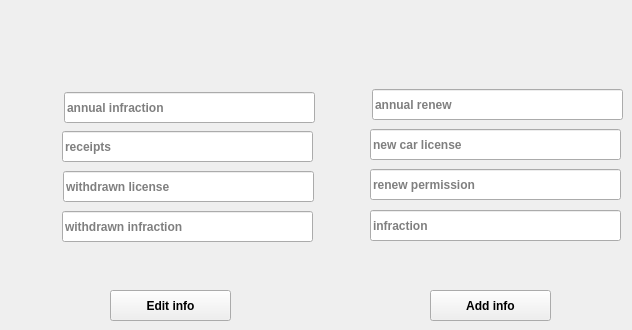
    <widget class="QWidget" name="tab_4">
     <attribute name="title">
      <string>License</string>
     </attribute>
     <widget class="QLineEdit" name="txt_infraction_info">
      <property name="geometry">
       <rect>
        <x>370</x>
        <y>210</y>
        <width>251</width>
        <height>31</height>
       </rect>
      </property>
      <property name="font">
       <font>
        <weight>75</weight>
        <bold>true</bold>
       </font>
      </property>
      <property name="placeholderText">
       <string>infraction</string>
      </property>
     </widget>
     <widget class="QLineEdit" name="txt_annual_infraction">
      <property name="geometry">
       <rect>
        <x>64</x>
        <y>92</y>
        <width>251</width>
        <height>31</height>
       </rect>
      </property>
      <property name="font">
       <font>
        <weight>75</weight>
        <bold>true</bold>
       </font>
      </property>
      <property name="placeholderText">
       <string>annual infraction</string>
      </property>
     </widget>
     <widget class="QLineEdit" name="txt_newcar_licence">
      <property name="geometry">
       <rect>
        <x>370</x>
        <y>129</y>
        <width>251</width>
        <height>31</height>
       </rect>
      </property>
      <property name="font">
       <font>
        <weight>75</weight>
        <bold>true</bold>
       </font>
      </property>
      <property name="placeholderText">
       <string>new car license</string>
      </property>
     </widget>
     <widget class="QLineEdit" name="txt_withdrawn_licence">
      <property name="geometry">
       <rect>
        <x>63</x>
        <y>171</y>
        <width>251</width>
        <height>31</height>
       </rect>
      </property>
      <property name="font">
       <font>
        <weight>75</weight>
        <bold>true</bold>
       </font>
      </property>
      <property name="placeholderText">
       <string>withdrawn license</string>
      </property>
     </widget>
     <widget class="QLineEdit" name="txt_withdrawn_infraction">
      <property name="geometry">
       <rect>
        <x>62</x>
        <y>211</y>
        <width>251</width>
        <height>31</height>
       </rect>
      </property>
      <property name="font">
       <font>
        <weight>75</weight>
        <bold>true</bold>
       </font>
      </property>
      <property name="placeholderText">
       <string>withdrawn infraction</string>
      </property>
     </widget>
     <widget class="QLineEdit" name="txt_stamping_receipts">
      <property name="geometry">
       <rect>
        <x>62</x>
        <y>131</y>
        <width>251</width>
        <height>31</height>
       </rect>
      </property>
      <property name="font">
       <font>
        <weight>75</weight>
        <bold>true</bold>
       </font>
      </property>
      <property name="placeholderText">
       <string>receipts</string>
      </property>
     </widget>
     <widget class="QLineEdit" name="txt_renew_permission">
      <property name="geometry">
       <rect>
        <x>370</x>
        <y>169</y>
        <width>251</width>
        <height>31</height>
       </rect>
      </property>
      <property name="font">
       <font>
        <weight>75</weight>
        <bold>true</bold>
       </font>
      </property>
      <property name="placeholderText">
       <string>renew permission</string>
      </property>
     </widget>
     <widget class="QLineEdit" name="txt_annual_renew">
      <property name="geometry">
       <rect>
        <x>372</x>
        <y>89</y>
        <width>251</width>
        <height>31</height>
       </rect>
      </property>
      <property name="font">
       <font>
        <weight>75</weight>
        <bold>true</bold>
       </font>
      </property>
      <property name="layoutDirection">
       <enum>Qt::RightToLeft</enum>
      </property>
      <property name="placeholderText">
       <string>annual renew</string>
      </property>
     </widget>
     <widget class="QPushButton" name="btn_Update_Licence_Info">
      <property name="geometry">
       <rect>
        <x>110</x>
        <y>290</y>
        <width>121</width>
        <height>31</height>
       </rect>
      </property>
      <property name="font">
       <font>
        <weight>75</weight>
        <bold>true</bold>
       </font>
      </property>
      <property name="text">
       <string>Edit info</string>
      </property>
     </widget>
     <widget class="QPushButton" name="btn_Add_Licence_Info">
      <property name="geometry">
       <rect>
        <x>430</x>
        <y>290</y>
        <width>121</width>
        <height>31</height>
       </rect>
      </property>
      <property name="font">
       <font>
        <weight>75</weight>
        <bold>true</bold>
       </font>
      </property>
      <property name="text">
       <string>Add info</string>
      </property>
     </widget>
    </widget>
